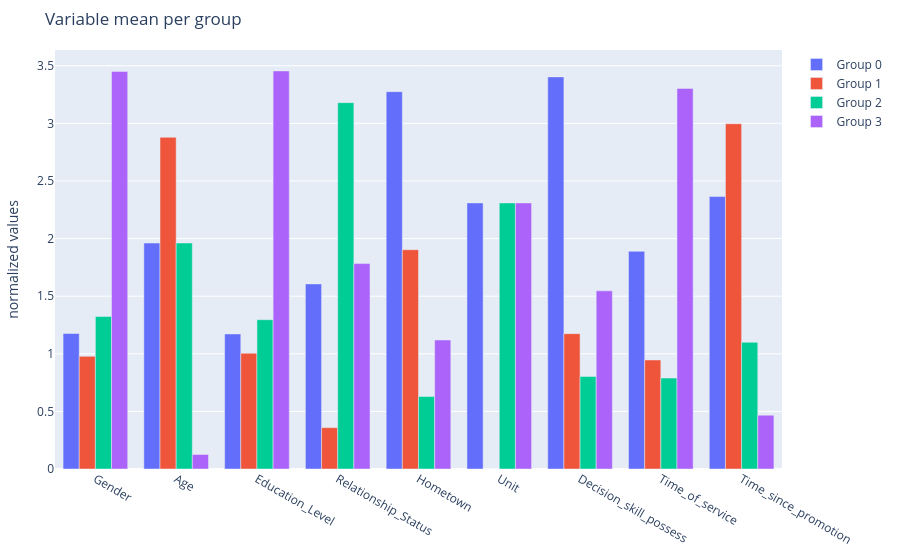

Notebook code cell kept with this figure:
### Code cell
import plotly.graph_objects as go
Xt = StandardScaler().fit_transform(dfg1.to_numpy())
Xt = Xt + abs(np.min(Xt))
fig = go.Figure()
for j in range(len(dfg1)):
  fig.add_trace(go.Bar(
      y=Xt[j,:],
      x=dfg.columns,
      name='Group '+str(j)
  ))
fig.update_layout(
    title='Variable mean per group',
    yaxis_title='normalized values',
    margin=dict(l=50, r=50, t=50, b=50)
)
fig.show()

### Figure 1 — Plotly figure (JSON) as saved in the notebook; plotly's stock layout.template omitted (floating-point values rounded to 4 significant figures)
{"data": [{"name": "Group 0", "type": "bar", "x": ["Gender", "Age", "Education_Level", "Relationship_Status", "Hometown", "Unit", "Decision_skill_possess", "Time_of_service", "Time_since_promotion", "growth_rate", "Travel_Rate", "Post_Level", "Pay_Scale", "Compensation_and_Benefits", "Work_Life_balance"], "y": [1.176, 1.961, 1.172, 1.607, 3.275, 2.309, 3.403, 1.889, 2.365]}, {"name": "Group 1", "type": "bar", "x": ["Gender", "Age", "Education_Level", "Relationship_Status", "Hometown", "Unit", "Decision_skill_possess", "Time_of_service", "Time_since_promotion", "growth_rate", "Travel_Rate", "Post_Level", "Pay_Scale", "Compensation_and_Benefits", "Work_Life_balance"], "y": [0.9778, 2.879, 1.005, 0.3589, 1.903, 0.0, 1.175, 0.9464, 2.997]}, {"name": "Group 2", "type": "bar", "x": ["Gender", "Age", "Education_Level", "Relationship_Status", "Hometown", "Unit", "Decision_skill_possess", "Time_of_service", "Time_since_promotion", "growth_rate", "Travel_Rate", "Post_Level", "Pay_Scale", "Compensation_and_Benefits", "Work_Life_balance"], "y": [1.323, 1.961, 1.296, 3.18, 0.6299, 2.309, 0.8036, 0.7892, 1.1]}, {"name": "Group 3", "type": "bar", "x": ["Gender", "Age", "Education_Level", "Relationship_Status", "Hometown", "Unit", "Decision_skill_possess", "Time_of_service", "Time_since_promotion", "growth_rate", "Travel_Rate", "Post_Level", "Pay_Scale", "Compensation_and_Benefits", "Work_Life_balance"], "y": [3.451, 0.1261, 3.455, 1.783, 1.12, 2.309, 1.546, 3.303, 0.4671]}], "layout": {"margin": {"b": 50, "l": 50, "r": 50, "t": 50}, "title": {"text": "Variable mean per group"}, "yaxis": {"title": {"text": "normalized values"}}}}
